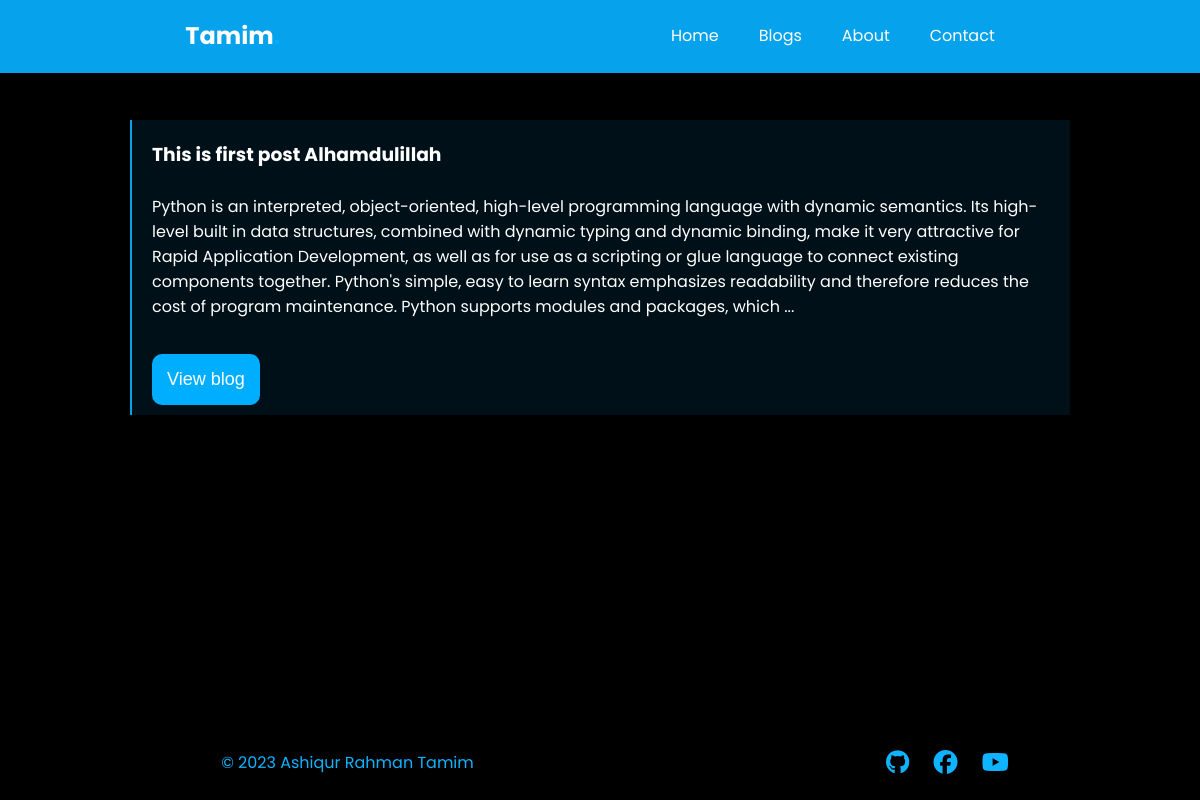
Screenshot of /blogs with the database file from the repository.
### app.py (models this page shows, shortened)
class Posts(db.Model):
    id = db.Column(db.Integer, primary_key=True)
    title = db.Column(db.String(100), nullable=False)
    filename = db.Column(db.String(50))
    desc = db.Column(db.String(1000), nullable=False)
    date = db.Column(db.DateTime, default=datetime.utcnow)

### app.py (the view)
@app.route("/blogs")
def blogs():
    post = Posts.query.all()
    return render_template("index.html", showblogs=True, posts=post)

### templates/index.html (shortened to what this page needs)
{% extends 'base.html' %}
{% block body %}
</div>
   {% if showblogs %}
  <div class="section sec blog-section" id="blogs">
    <div class="blogs">
      {% for post in posts %}
      <div class="card">
        <div class="card-content">
          <div class="card-text">
            <h3 class="card-title">{{post.title}}</h3>
            <br>
            <p>
              {{post.desc[:500] }} ...
            </p>
          </div>
        </div>
        <br />
        <a href="/blog/{{post.id}}">
          <button class="btn-sm">View blog</button>
        </a>
      </div>
      {% endfor %}
    </div>
  </div>
   {% endif %}
  <br>
  <br>
  <br>
  {% endblock body %}

### templates/base.html (shortened to what this page needs)
<!DOCTYPE html>
<html lang="en">
  <head>
    <link
      rel="stylesheet"
      href="{{ url_for('static', filename='css/style.css') }}"
    />
  </head>
  <body>
    <div class="section home">
        <div class="nav-cen">
          <nav>
            <div class="logo" id="logo">
              <h1><b class="white">Tamim</b><b class="blue">.</b></h1>
            </div>
            <ul id="hide-on-sm">
              <li><a class="nav-link" href="/">Home</a></li>
              <li><a class="nav-link" href="/blogs" onclick="toggleHide()">Blogs</a></li>
              <li><a class="nav-link" href="/about" onclick="toggleHide()">About</a></li>
              <li><a class="nav-link" href="/contact" onclick="toggleHide()">Contact</a></li>
            </ul>
          </nav>
        </div>
    {% block body %} {% endblock body %}
    <div class="nav-cen">
    <footer class="footer blue bg-dark text-center p-thick">
      <div class="footer-text">
        <p>© 2023 Ashiqur Rahman Tamim</p>
      </div>
      <div id="social-contact">
        <a
          target="_blank"
          class="social-link cursorDefault"
          href="https://github.com/tamim1234567"
          ><i class="fab fa-github" aria-hidden="true"></i
        ></a>
        <a
          target="_blank"
          class="social-link"
          href="https://www.facebook.com/profile.html?id=100070913226077"
          ><i class="fab fa-facebook" aria-hidden="true"></i
        ></a>
        <a target="_blank" class="social-link" href="https://www.youtube.com/"
          ><i class="fab fa-youtube" aria-hidden="true"></i
        ></a>
      </div>
    </footer>
</div>
  </body>
</html>

### static/css/style.css (style rules this page uses)
* { padding: 0; margin: 0; }
body { font-family: "Poppins", sans-serif; background: #000000; display: flex; flex-direction: column; }
html { scroll-behavior: smooth; }
nav { display: flex; justify-content: space-around; align-items: center; width: 100%; margin: auto; position: fixed; padding: 20px; background-color: #06a2eb; color: white; }
.nav-cen { display: flex; justify-content: center; align-items: center; padding: 25px; margin-top: 10px; }
.blue { color: #00aeff; }
.logo { display: flex; }
ul { display: flex; align-items: center; list-style: none; color: white; }
a { text-decoration: none; }
nav > ul > li > a { color: white; margin: 10px; padding: 10px; }
.section { width: 100%; background: #000000; }
.p-thick { padding: 20px; }
.blogs { margin: auto; margin-top: 50px; display: grid; grid-template-columns: auto; width: 80%; }
.card { margin: 10px; background: #01324954; padding: 10px; color: white; animation-name: home; animation-fill-mode: forwards; border-left: 2px solid #06a3ebfd; animation-duration: 2s; animation-iteration-count: 1; animation-direction: alternate; }
.card-content { display: flex; justify-content: left; margin: 10px; }
.blogs { display: flex; flex-direction: column; justify-content: center; width: 80%; margin-inline: auto; align-items: center; }
#blogs { border-bottom: none !important; }
.card button { margin-left: 10px; }
.btn-sm { background: #00aeff; color: white; padding: 15px; cursor: pointer; border: none; font-size: large; border-radius: 10px; }
.text-center { text-align: center; }
.blog-section { padding-bottom: 50px; border-bottom: 2px solid #05ffff00; }
.footer-text { color: #0fb3ff; }
footer { display: flex; justify-content: space-around; align-items: center; position: absolute; width: 95%; text-align: center; margin-top: auto; position: fixed; left: 0; bottom: 0; width: 100%; background: rgb(0, 0, 0); text-align: center; }
.social-link { font-size: 1.5rem; margin-inline: 10px; color: #0fb3ff; }

### rows the page displays
Posts: title "This is first post Alhamdulillah", desc "Python is an interpreted, object-oriented, high-level programming language with dynamic semantics. Its high-level built in data structures, combined with dynamic typing and dynamic binding, make it very attractive for Rapid Application Development, as well as for use as a scripting or glue language to connect existing components together. Python's simple, easy to learn syntax emphasizes readability and therefore reduces the cost of program maintenance. Python supports modules and packages, which"
